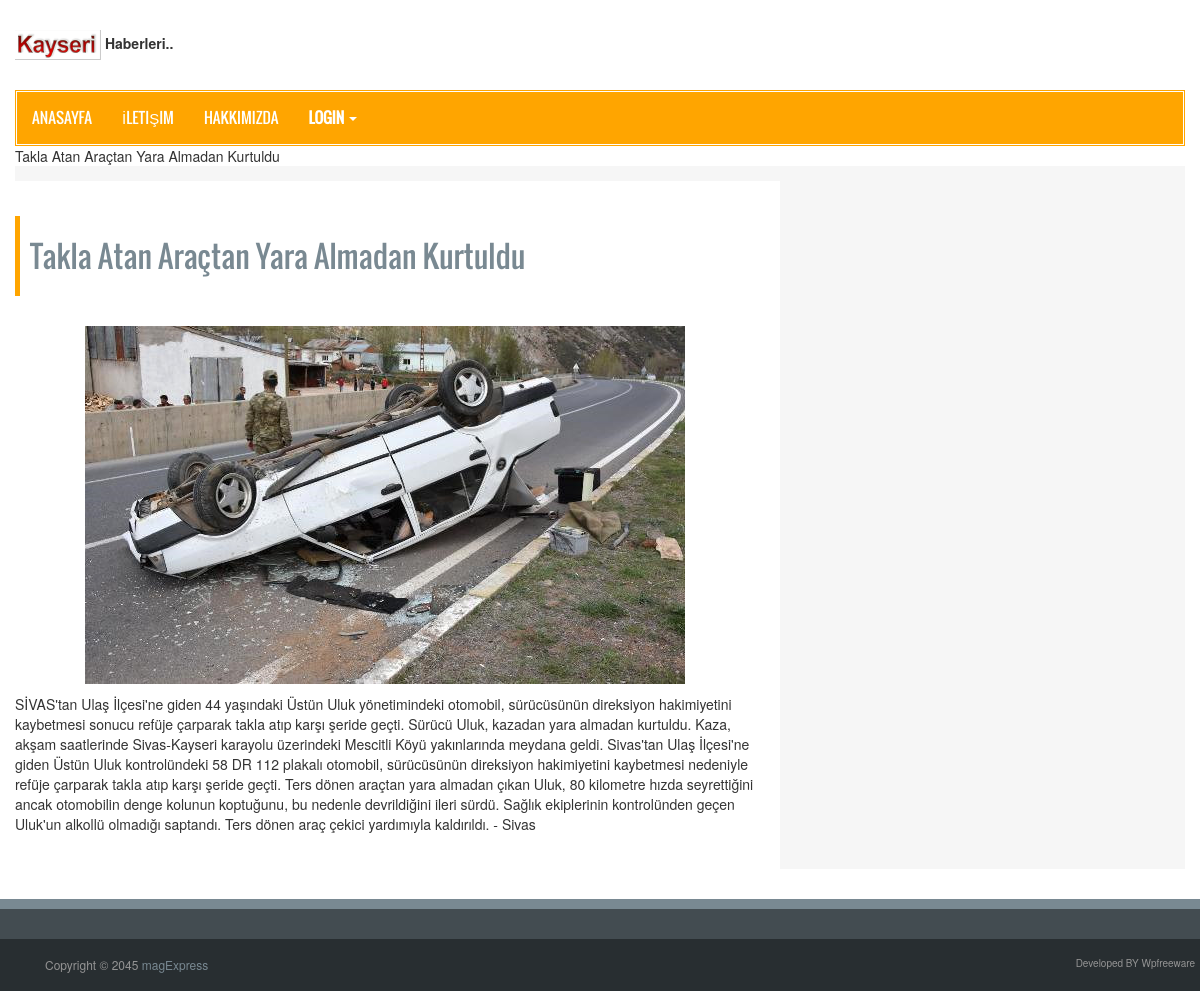
Screenshot of /habersitesi/single2.php?haber_=43 with the database file from the repository.
### tables this page shows
CREATE TABLE `haberler` (
  `haber_id` int(11) NOT NULL,
  `haber_basligi` varchar(250) NOT NULL,
  `haber_icerigi` varchar(10000) NOT NULL,
  `haber_kategori` varchar(200) NOT NULL,
  `haber_resmi` varchar(250) NOT NULL
);

### habersitesi/single2.php (the view, shortened to what this page needs)
<?php include "header.php"; ?>
<?php include 'baglan.php'; ?>
<?php
    mysqli_query($baglanti, "SET NAMES UTF8");
    $id = $_GET["haber_"];
    $haber = mysqli_fetch_array(mysqli_query($baglanti, "SELECT * FROM haberler WHERE haber_id = $id"));
    echo $haber["haber_basligi"];
 ?>
  <section id="mainContent">
    <div class="content_bottom">
      <div class="col-lg-8 col-md-8">
        <div class="content_bottom_left">
          <div class="single_page_area">
            <h2 class="post_titile"><?php echo $haber['haber_basligi'] ?></h2>
            <div class="single_page_content">
              <img class="img-center" src="<?php echo $haber['haber_resmi']; ?>" alt="">
              <p><?php echo $haber['haber_icerigi'] ?> </p>
            </div>
          </div>
        </div>
      </div>
    </div>
  </section>
</div>
<?php include "footer.php" ?>

### habersitesi/assets/css/theme.css (style rules this page uses)
.single_page_area > h2 { border-left:5px solid #ffa500 }

### habersitesi/assets/css/style.css (style rules this page uses)
body { background-color:#fff; color:#333; overflow-x:hidden !important }
h2 { font-family:'Oswald',sans-serif; line-height:23px }
img { border:none }
.img-center { display:block; margin-left:auto; margin-right:auto; text-align:center }
#mainContent { background-color:#f6f6f6; display:inline; float:left; padding-top:15px; width:100% }
.content_bottom { float:left; display:inline; width:100% }
.content_bottom_left { background-color:#fff; display:inline; float:left; margin-left:-15px; min-height:300px; width:102%; padding-right:25px }
.single_page_area { display:inline; float:left; padding-top:15px; width:100%; padding-bottom:25px }
.single_page_area > h2 { color:#798992; padding:20px 10px; line-height:40px }
.single_page_content { float:left; display:inline; width:100% }
.single_page_content img { margin-bottom:10px; margin-top:20px; max-width:100% }

### rows the page displays
haberler: haber_basligi "Takla Atan Araçtan Yara Almadan Kurtuldu", haber_resmi (picture), haber_icerigi "SİVAS'tan Ulaş İlçesi'ne giden 44 yaşındaki Üstün Uluk yönetimindeki otomobil, sürücüsünün direksiyon hakimiyetini kaybetmesi sonucu refüje çarparak takla atıp karşı şeride geçti. Sürücü Uluk, kazadan yara almadan kurtuldu. Kaza, akşam saatlerinde Sivas-Kayseri karayolu üzerindeki Mescitli Köyü yakınlarında meydana geldi. Sivas'tan Ulaş İlçesi'ne giden Üstün Uluk kontrolündeki 58 DR 112 plakalı otomobil, sürücüsünün direksiyon hakimiyetini kaybetmesi nedeniyle refüje çarparak takla atıp karşı şeride geçti. Ters dönen araçtan yara almadan çıkan Uluk, 80 kilometre hızda seyrettiğini ancak otomobilin denge kolunun koptuğunu, bu nedenle devrildiğini ileri sürdü. Sağlık ekiplerinin kontrolünden…"
